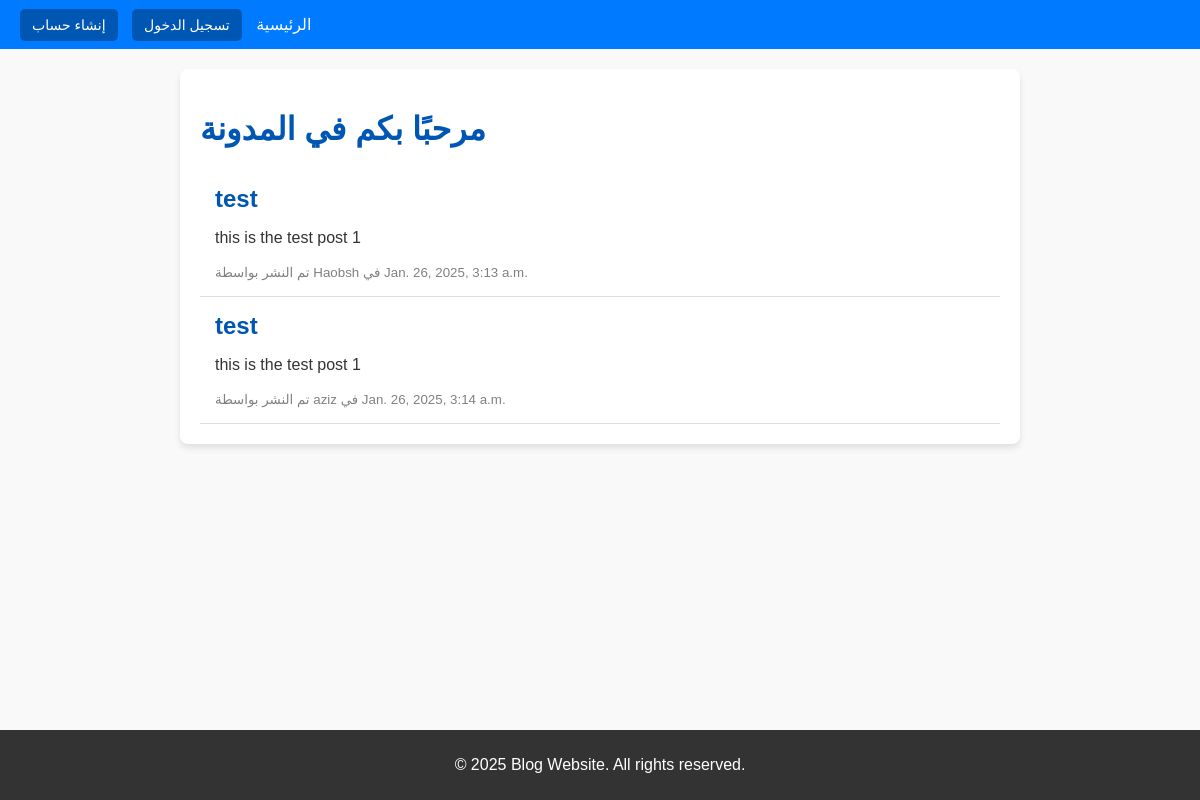
The app's page /, older data.
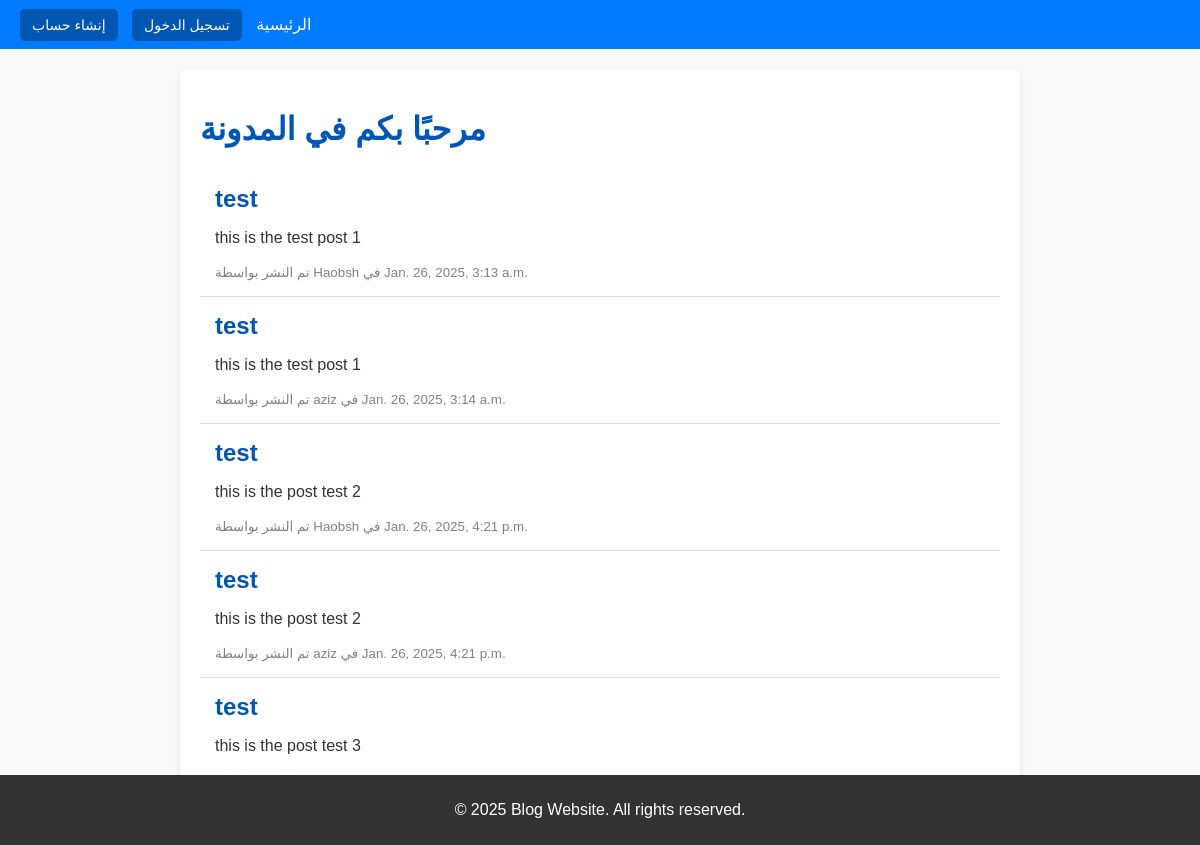
The same page, newer data.
### blog/models.py (models this page shows, shortened)
class Post(models.Model):
    title = models.CharField(max_length=200)
    content = models.TextField()
    created_at = models.DateTimeField(default=now)
    author = models.ForeignKey(User, on_delete=models.CASCADE)

### blog/views.py (the view)
# urls.py: path('', views.PostListView.as_view(), name='home'),
class PostListView(ListView):
    model = Post
    template_name = 'blog/home.html'
    context_object_name = 'posts'

### blog/templates/blog/home.html
{% extends 'base.html' %}
{% block content %}
    <div class="container">
        <h1>مرحبًا بكم في المدونة</h1>
        <div class="post-list">
            {% for post in posts %}
                <div class="post">
                    <h2>{{ post.title }}</h2>
                    <p>{{ post.content|truncatewords:20 }}</p>
                    <small>تم النشر بواسطة {{ post.author.username }} في {{ post.created_at }}</small>
                </div>
            {% empty %}
                <p>لا توجد منشورات لعرضها.</p>
            {% endfor %}
        </div>
    </div>
{% endblock %}

### blog/templates/base.html (shortened to what this page needs)
{% load static %}
<!DOCTYPE html>
<html lang="en">
<head>
    <link rel="stylesheet" href="{% static 'css/style.css' %}">
</head>
<body>
    <header>
        <nav>
            <a href="{% url 'home' %}">الرئيسية</a>
            {% if user.is_authenticated %}
                <form method="post" action="{% url 'logout' %}" style="display: inline;">
                    {% csrf_token %}
                    <button class="btn" type="submit">تسجيل الخروج</button>
                </form>
                <a href="{% url 'profile' %}" class="btn">صفحتي الشخصية</a>
            {% else %}
                <a href="{% url 'signin' %}" class="btn">تسجيل الدخول</a>
                <a href="{% url 'signup' %}" class="btn">إنشاء حساب</a>
            {% endif %}
        </nav>
    </header>
    <main>
        {% block content %}
        {% endblock %}
    </main>
    <footer>
        <p>&copy; 2025 Blog Website. All rights reserved.</p>
    </footer>
</body>
</html>

### static/css/style.css (style rules this page uses)
body { font-family: Arial, sans-serif; margin: 0; padding: 0; background-color: #f9f9f9; color: #333; }
header { background-color: #007bff; color: white; padding: 15px 20px; }
header nav a, header form .btn { color: white; text-decoration: none; margin-right: 10px; }
header nav a.btn, header form .btn { padding: 8px 12px; background-color: #0056b3; border-radius: 5px; font-size: 14px; }
.container { max-width: 800px; margin: 20px auto; padding: 20px; background: white; border-radius: 8px; box-shadow: 0 4px 6px rgba(0, 0, 0, 0.1); }
h1, h2, h3 { color: #0056b3; }
.post { padding: 15px; border-bottom: 1px solid #ddd; }
.post h2 { margin: 0 0 10px; }
.post small { color: gray; }
footer { background-color: #333; color: white; text-align: center; padding: 10px 0; position: fixed; width: 100%; bottom: 0; }

Row changes from the older to the newer data that the page shows:
added Post: title "test", content "this is the post test 2", author.username "Haobsh", created_at "Jan. 26, 2025, 4:21 p.m."
added Post: title "test", content "this is the post test 2", author.username "aziz", created_at "Jan. 26, 2025, 4:21 p.m."
added Post: title "test", content "this is the post test 3"
